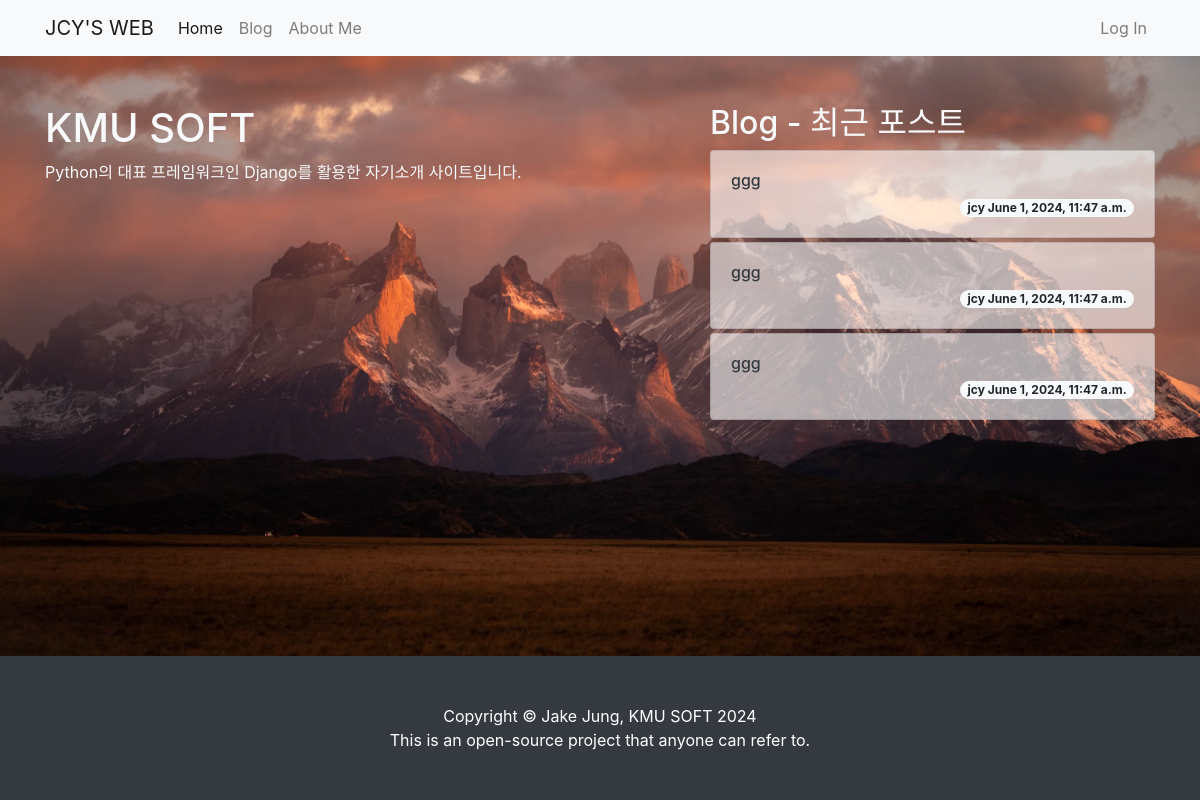
The page / on the database its author committed.
### blog/models.py (models this page shows, shortened)
class Post(models.Model):
    title = models.CharField(max_length=30)
    hook_text = models.CharField(max_length=100, blank=True)
    content = MarkdownxField()
    head_image = models.ImageField(upload_to="blog/images/%Y/%m/%d/", blank=True)
    file_upload = models.FileField(upload_to="blog/files/%Y/%m/%d/", blank=True)
    created_at = models.DateTimeField(auto_now_add=True)
    updated_at = models.DateTimeField(auto_now=True)
    author = models.ForeignKey(User, null=True, on_delete=models.SET_NULL)
    category = models.ForeignKey(
        Category, null=True, blank=True, on_delete=models.SET_NULL
    )
    tags = models.ManyToManyField(Tag, blank=True)
    def get_absolute_url(self):
        return f"/blog/{self.pk}/"

### single_pages/views.py (the view)
# urls.py: path('',views.landing),
def landing(request):
    recent_posts = Post.objects.order_by("-pk")[:3]
    return render(
        request,
        "single_pages/landing.html",
        {
            "recent_posts": recent_posts,
        },
    )

### single_pages/templates/single_pages/landing.html (shortened to what this page needs)
<!DOCTYPE html>
{% load static %}
<html lang="ko">
<head>
    <link rel="stylesheet" href="{% static 'blog/bootstrap/bootstrap.min.css' %}" media="screen">
    <link rel="stylesheet" href="{% static 'single_pages/css/landing.css' %}" media="screen">
</head>
<body>
{% include 'blog/navbar.html' %}
<section>
    <div class="container">
        <div class="row justify-content-between">
            <div class="col-lg-6 text-light">
                <h1 class="mt-5">KMU SOFT</h1>
                <p>Python의 대표 프레임워크인 Django를 활용한 자기소개 사이트입니다. </p>
            </div>
            <div class="col-lg-5 mt-5">
                <h2 class="text-light">Blog - 최근 포스트</h2>
                {% for post in recent_posts %}
                    <div class="card mt-1">
                        <div class="card-body">
                            <h6><a href="{{ post.get_absolute_url }}" class="text-decoration-none text-dark">
                                {{ post.title }}</a></h6>
                            <span class="badge badge-pill badge-light float-right">
                                {{ post.author }}
                                {{ post.created_at }}
                           </span>
                        </div>
                    </div>
                {% endfor %}
            </div>
        </div>
    </div>
</section>
<div class="fixed-bottom">
    {% include 'blog/footer.html' %}
</div>
</body>
</html>

### single_pages/static/single_pages/css/landing.css (style rules this page uses)
body { background: url('/static/single_pages/images/bg_03.jpg') no-repeat center center fixed; -webkit-background-size: cover; -moz-background-size: cover; background-size: cover; -o-background-size: cover; }
section { margin-bottom: 150px; }
.card { background-color: rgba(255, 255, 255, 0.6); }

### rows shown on the page
Post: title "ggg", author "jcy", created_at "June 1, 2024, 11:47 a.m."
Post: title "ggg", author "jcy", created_at "June 1, 2024, 11:47 a.m."
Post: title "ggg", author "jcy", created_at "June 1, 2024, 11:47 a.m."
